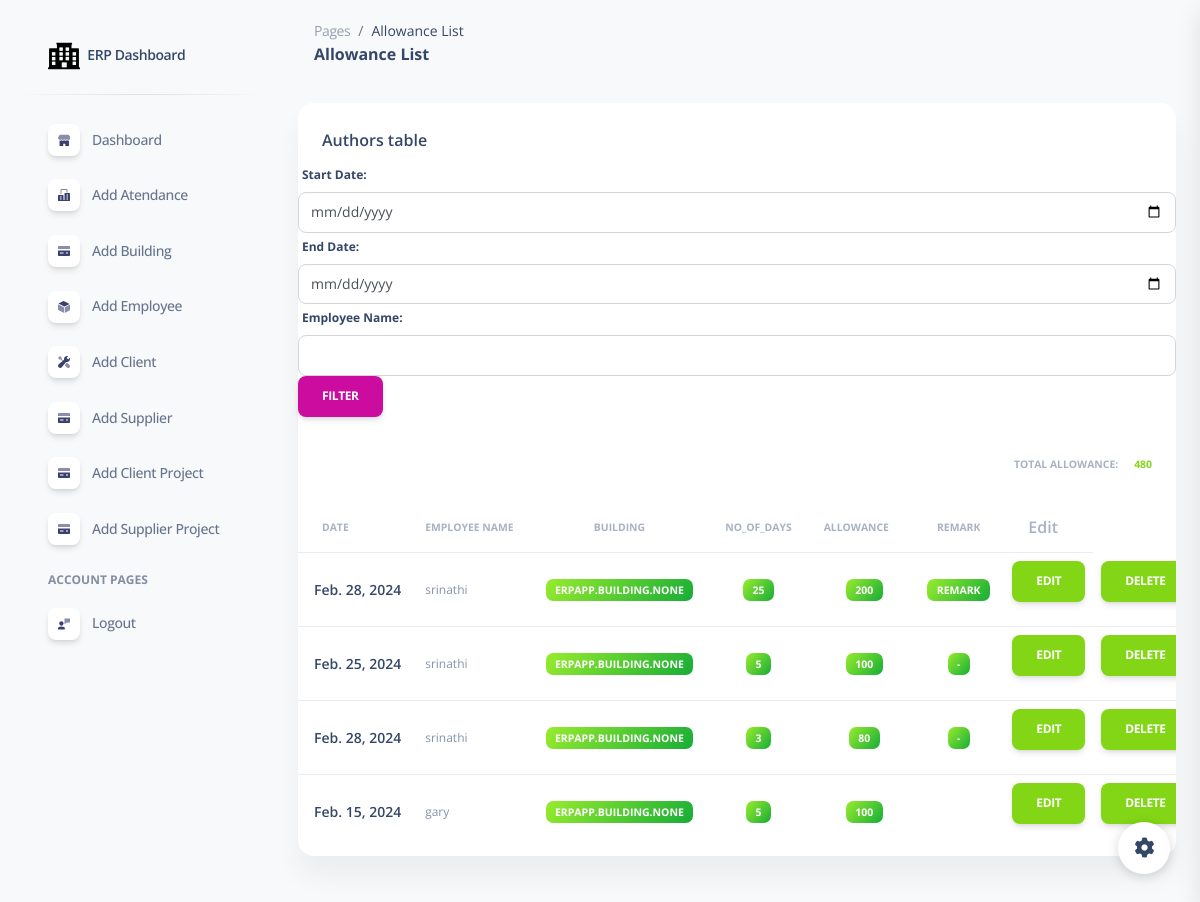
The page /allowance_list/ (signed in) on the database as committed earlier.
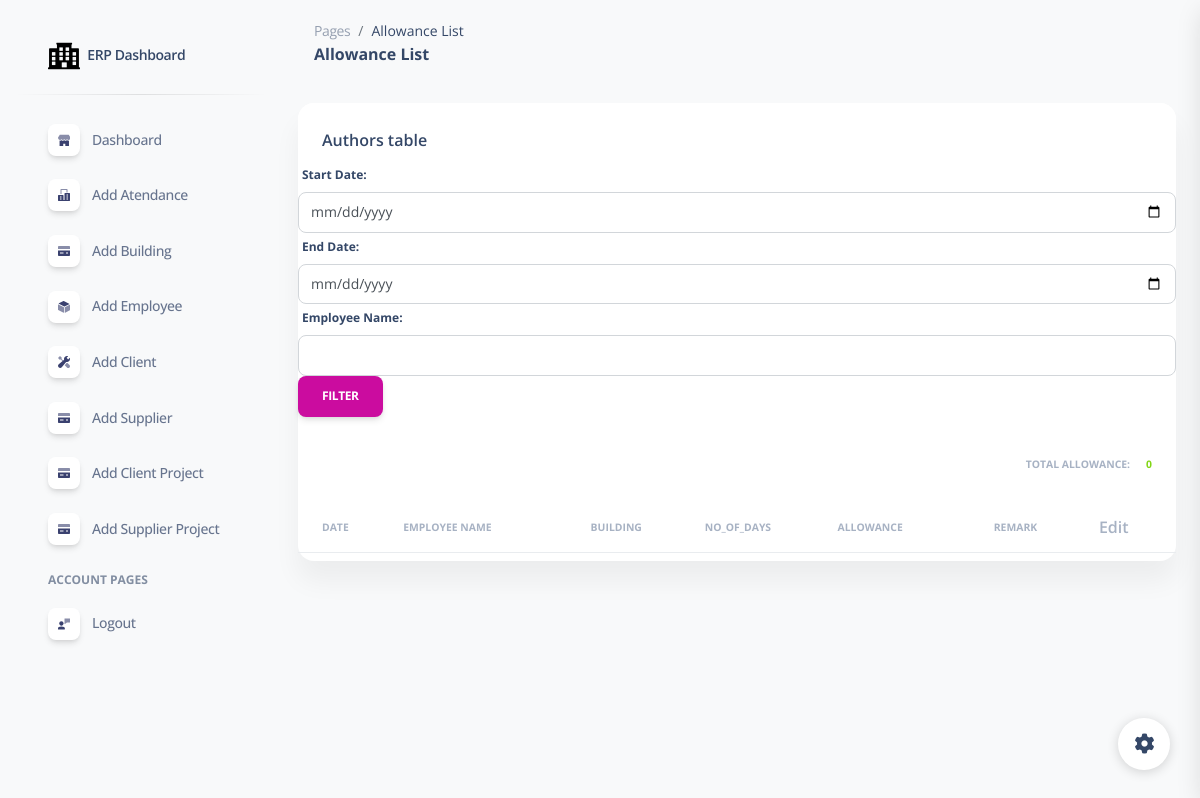
The same page on the database as committed later.
### erpapp/models.py (models this page shows)
class allowance(models.Model):
    date=models.DateField()
    employeename = models.ForeignKey(Employee, on_delete=models.CASCADE, null=True, blank=True)
    building = models.ManyToManyField(Building)
    no_of_days = models.CharField(max_length=255)
    allowance = models.CharField(max_length=255)
    remark = models.CharField(max_length=255)

class Employee(models.Model):
    employeename = models.CharField(max_length=255)
    date_of_joining = models.CharField(max_length=225)
    passport_number = models.CharField(max_length=255)
    passport_expirydate =  models.CharField(max_length=255)
    eid =  models.CharField(max_length=255)
    eid_expirydate =  models.CharField(max_length=255)
    nationality = models.CharField(max_length=255)
    operatorcard_expirydate = models.CharField(max_length=255)
    date_of_releiving = models.CharField(max_length=255)
    passportattachment = models.FileField(upload_to='employee_attachments/', null=True, blank=True)
    emiratesattachment = models.FileField(upload_to='employee_attachments/', null=True, blank=True)
    operatorcardattachment = models.FileField(upload_to='employee_attachments/', null=True, blank=True)
    def __str__(self):
        return self.employeename

### erpapp/views.py (the view)
# urls.py: path('allowance_list/',allowance_list,name="allowance_list"),
@login_required
def allowance_list(request):
    if request.method == 'GET':
        start_date_str = request.GET.get('start_date')
        end_date_str = request.GET.get('end_date')
        employeename = request.GET.get('employeename')
        date_format = '%Y-%m-%d'
        allowances = allowance.objects.all()
        if start_date_str and end_date_str:
            start_date = datetime.strptime(start_date_str, date_format)
            end_date = datetime.strptime(end_date_str, date_format)
            allowances = allowances.filter(date__range=(start_date, end_date))
        if employeename:
            allowances = allowances.filter(employeename__employeename=employeename)
        total_allowance = allowances.aggregate(Sum('allowance'))['allowance__sum']
    return render(request, 'allowance_list.html', {'allowances': allowances, 'total_allowance': total_allowance})

### erpapp/templates/allowance_list.html (shortened to what the changed rows need)
{% extends 'base.html' %}
{% load static %}
{% block content %}
<!DOCTYPE html>
<html lang="en">
<head>
  <link href="{% static  'css/nucleo-icons.css' %}" rel="stylesheet" />
  <link href="{% static  'css/nucleo-svg.css' %}" rel="stylesheet" />
  <link href="{% static '/css/nucleo-svg.css' %}" rel="stylesheet" />
  <link id="pagestyle" href="{% static 'css/soft-ui-dashboard.css' %}" rel="stylesheet" />
</head>
<body class="g-sidenav-show  bg-gray-100">
<main class="main-content position-relative max-height-vh-100 h-100 mt-1 border-radius-lg ">
    <div class="container-fluid py-4">
      <div class="row">
        <div class="col-12">
          <div class="card mb-4">
            <div class="card-body px-0 pt-0 pb-2">
              <div class="table-responsive p-0">
                <table class="table align-items-center mb-0">
                  <thead>
                    <tr>
                      <th class="text-uppercase text-secondary text-xxs font-weight-bolder opacity-7">Date</th>
                      <th class="text-uppercase text-secondary text-xxs font-weight-bolder opacity-7 ps-2">Employee Name</th>
                      <th class="text-center text-uppercase text-secondary text-xxs font-weight-bolder opacity-7">building</th>
                      <th class="text-uppercase text-secondary text-xxs font-weight-bolder opacity-7">no_of_days</th>
                      <th class="text-uppercase text-secondary text-xxs font-weight-bolder opacity-7 ps-2">allowance</th>
                      <th class="text-center text-uppercase text-secondary text-xxs font-weight-bolder opacity-7">remark</th>
                      <th class="text-secondary opacity-7">Edit</th>
                    </tr>
                  </thead>
                  <tbody>
                    {% for allowances in allowances %}
                    <tr>
                      <td>
                        <div class="d-flex px-2 py-1">
                          <div class="d-flex flex-column justify-content-center">
                            <h6 class="mb-0 text-sm">{{ allowances.date }}</h6>
                          </div>
                        </div>
                      </td>
                      <td>
                        <p class="text-xs text-secondary mb-0">{{ allowances.employeename}}</p>
                      </td>
                      <td class="align-middle text-center text-sm">
                        <span class="badge badge-sm bg-gradient-success">{{ allowances.building}}</span>
                      </td>
                      <td class="align-middle text-center text-sm">
                        <span class="badge badge-sm bg-gradient-success">{{ allowances.no_of_days }}</span>
                      </td>
                      <td class="align-middle text-center text-sm">
                        <span class="badge badge-sm bg-gradient-success">{{ allowances.allowance }}</span>
                      </td>
                      <td class="align-middle text-center text-sm">
                        <span class="badge badge-sm bg-gradient-success">{{ allowances.remark }}</span>
                      </td>
                      <td>
                      <a href="{% url 'edit_allowance' allowances.id %}" class="btn btn-success">Edit</a>
                      </td>
                      <td>
                        <a href="{% url 'delete_allowance' allowances.id %}" class="btn btn-success">Delete</a>
                        </td>
                    </tr>
                    {% endfor %}
                    <div class="card-footer d-flex justify-content-end">
                      <h5 class="text-uppercase text-secondary text-xxs font-weight-bolder opacity-7 me-3">Total Allowance:</h5>
                      <h5 class="text-uppercase text-success text-xxs font-weight-bolder">{{ total_allowance|default:0 }}</h5>
                  </div>
                  </tbody>
                </table>
              </div>
            </div>
          </div>
        </div>
      </div>
{% endblock %}

Rows that differ between the two databases and show on the page:
removed allowance: date "Feb. 28, 2024", employeename "srinathi", building "ERPAPP.BUILDING.NONE", no_of_days "25", allowance "200", remark "REMARK"
removed allowance: date "Feb. 25, 2024", employeename "srinathi", building "ERPAPP.BUILDING.NONE", no_of_days "5", allowance "100", remark "-"
removed allowance: date "Feb. 28, 2024", employeename "srinathi", building "ERPAPP.BUILDING.NONE", no_of_days "3", allowance "80", remark "-"
removed allowance: date "Feb. 15, 2024", employeename "gary", building "ERPAPP.BUILDING.NONE", no_of_days "5", allowance "100"
Other text that changed with them:
{{ total_allowance|default:0 }}: "480" → "0"
